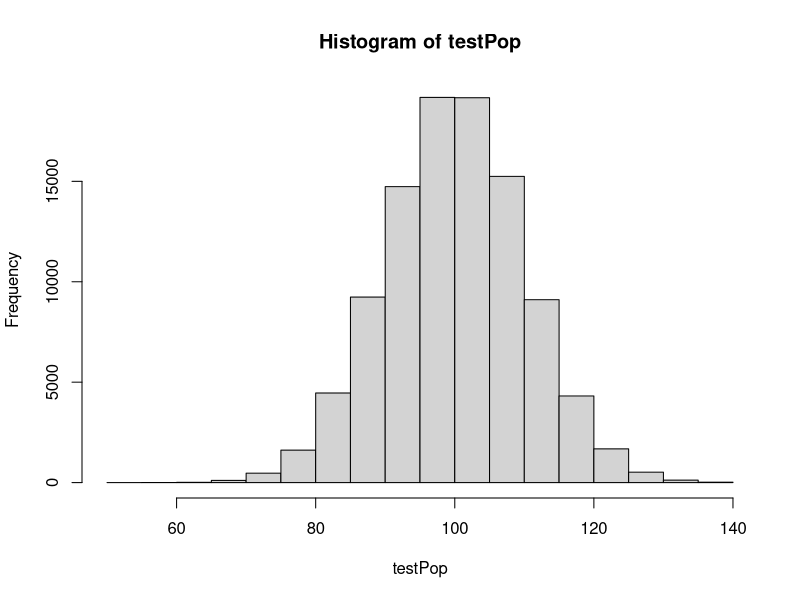
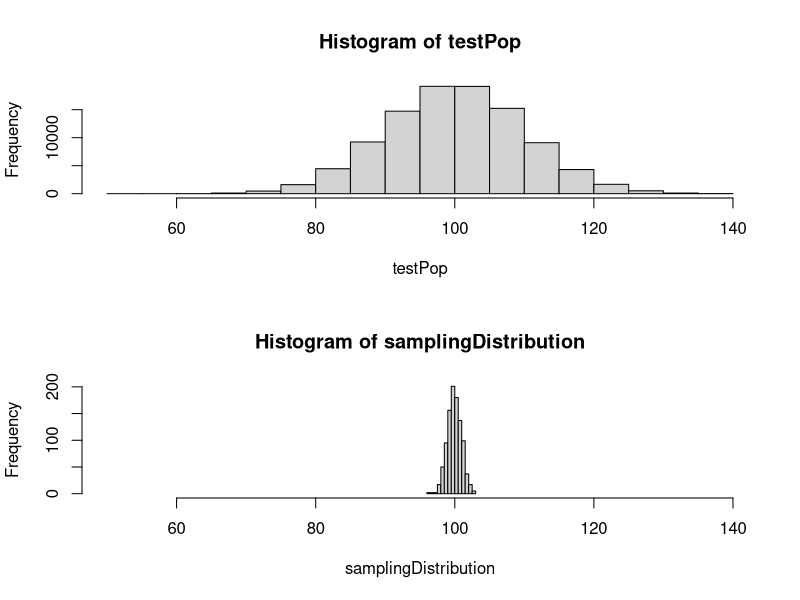

Write R code to recreate these figures, in order.
# Week 3 - R-Studio Clinic #4
install.packages("dplyr")
library("dplyr")
# Instructions: Examine the code and comments below.
# Add code can comments as instructed to perform various tasks.

set.seed(1234) 						                # Control randomization
testPop <- rnorm(100000, mean=100, sd=10)	# Create simulated population of test scores
# testPop now contains the simulated population of test scores from which
# we will sample and calculate sample means. But first, let's check our
# work to see what the testPop look like.


# Question 1 - Write a line of code below this comment to calculate
# the mean of testPop.
mean(testPop)

# Question 2 - Write a line of code below this comment to produce
# a histogram of testPop.
    hist(testPop)

# Question 3 - Add a comment under these two lines of code explaining what
# is going on.
sampleTestScores <- function(n) {sample(testPop, size=n, replace=TRUE)}
mean(sampleTestScores(100))
# Add comment here
    #we are running an experiment. We are going out to get out data. this code is doing
    #the sampling
    #THIS IS US running an experiment
    #and we commute the mean every time
    #its the previous mean of the population paramter
    #this mean is the sample statistic.
    
    #everytime we do it, we get a different one. 
    #the population is 100.03 - so we are close, but not exactly the same. 
    #sample statistic will have some variance bullt into it 

# Question 4 - Add a comment under this lines of code explaining what
    # is going on.
    samplingDistribution <- replicate(1000, mean(sampleTestScores(100)))
    # Add comment here
    #the sampleTestScore is a sampling of the mean from a randomly drawn sample
    #calculating the mean of the 100 adn replicating it 1,000 times 
    #the sample statistic has some variabiliy - so create sample distribution
    #sample distribution to get a understanding of what is happening over time. 
    #because of the sampling there is variability. 


# Question 5 -  Write two lines of code to display 
# the minimum and maximum values in samplingDistribution.
     #93 and 96
    range(samplingDistribution)
    
    #[1]  96.27912 102.96310
    

# Question 6 - Write a comment describing why the minimum and 
# maximum are three or four points away from the mean of testPop
# Add comment here

    min(testPop)
    max(testPop)
    
    #> max(testPop)
    #[1] 139.0647
    #> min(testPop)
    #[1] 54.91401
    
    # min adn max will be similar to the population mean. 

# Question 7 - Write a comment describing the differences between 
# these two histograms and the cause of those differences.
    par(mfrow=c(2,1))
    hist(testPop, xlim=c(50,140))
    hist(samplingDistribution, xlim=c(50,140)) #xlim puts two plots on same x axis 
    par(mfrow=c(1,1)) #mfrow look ar documentation 
# Add comment here.


# Question 8 - Write two lines of code to calculate the standard 
# deviation of testPop and the standard deviation of samplingDistribution.
# Add a comment to describe why these two values are so different.
    sd(testPop)
    #[1] 9.994584
    
    
    # Add comment here.
    
    #mean and sample distribution dont have to look alike. 
    #the sample mean is a good estimate of the mean of the population
    #bigger mean = better estimate
    
    #small sample = small variance = spread out bullet holes
    
    #the ratio of the SD of pop to the SD of the sampling distributioon is 10. 
    #the SD of sampling distrution is the sq root of n (sample size)
    sqrt(50) #n= 50 , therefore our ratio of the SD of pop to sampling dis is 7
    

